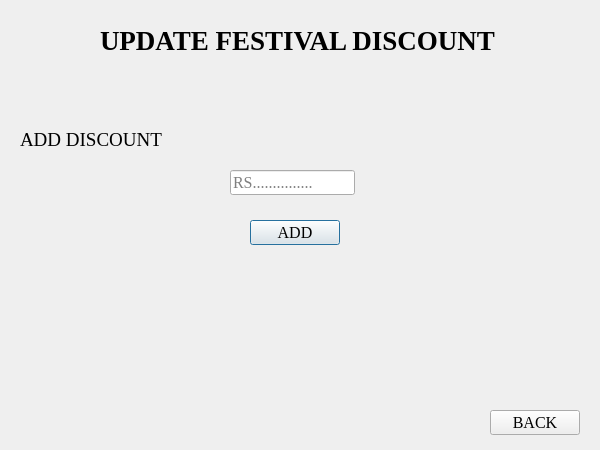
<?xml version="1.0" encoding="UTF-8"?>
<ui version="4.0">
 <class>adminDiscount</class>
 <widget class="QDialog" name="adminDiscount">
  <property name="geometry">
   <rect>
    <x>0</x>
    <y>0</y>
    <width>600</width>
    <height>450</height>
   </rect>
  </property>
  <property name="windowTitle">
   <string>Dialog</string>
  </property>
  <property name="styleSheet">
   <string notr="true">background-image: url(:/new/prefix1/backgr.PNG);</string>
  </property>
  <widget class="QLineEdit" name="discount">
   <property name="geometry">
    <rect>
     <x>230</x>
     <y>170</y>
     <width>125</width>
     <height>25</height>
    </rect>
   </property>
   <property name="font">
    <font>
     <family>Times New Roman</family>
     <pointsize>12</pointsize>
    </font>
   </property>
   <property name="placeholderText">
    <string>RS...............</string>
   </property>
  </widget>
  <widget class="QPushButton" name="add">
   <property name="geometry">
    <rect>
     <x>250</x>
     <y>220</y>
     <width>90</width>
     <height>25</height>
    </rect>
   </property>
   <property name="font">
    <font>
     <family>Times New Roman</family>
     <pointsize>12</pointsize>
    </font>
   </property>
   <property name="text">
    <string>ADD</string>
   </property>
  </widget>
  <widget class="QPushButton" name="back">
   <property name="geometry">
    <rect>
     <x>490</x>
     <y>410</y>
     <width>90</width>
     <height>25</height>
    </rect>
   </property>
   <property name="font">
    <font>
     <family>Times New Roman</family>
     <pointsize>12</pointsize>
    </font>
   </property>
   <property name="text">
    <string>BACK</string>
   </property>
  </widget>
  <widget class="QLabel" name="label">
   <property name="geometry">
    <rect>
     <x>100</x>
     <y>20</y>
     <width>401</width>
     <height>41</height>
    </rect>
   </property>
   <property name="font">
    <font>
     <family>Times New Roman</family>
     <pointsize>20</pointsize>
     <weight>75</weight>
     <bold>true</bold>
    </font>
   </property>
   <property name="text">
    <string>UPDATE FESTIVAL DISCOUNT</string>
   </property>
  </widget>
  <widget class="QLabel" name="label_2">
   <property name="geometry">
    <rect>
     <x>20</x>
     <y>130</y>
     <width>151</width>
     <height>20</height>
    </rect>
   </property>
   <property name="font">
    <font>
     <family>Times New Roman</family>
     <pointsize>14</pointsize>
    </font>
   </property>
   <property name="text">
    <string>ADD DISCOUNT</string>
   </property>
  </widget>
 </widget>
 <resources/>
 <connections/>
</ui>
